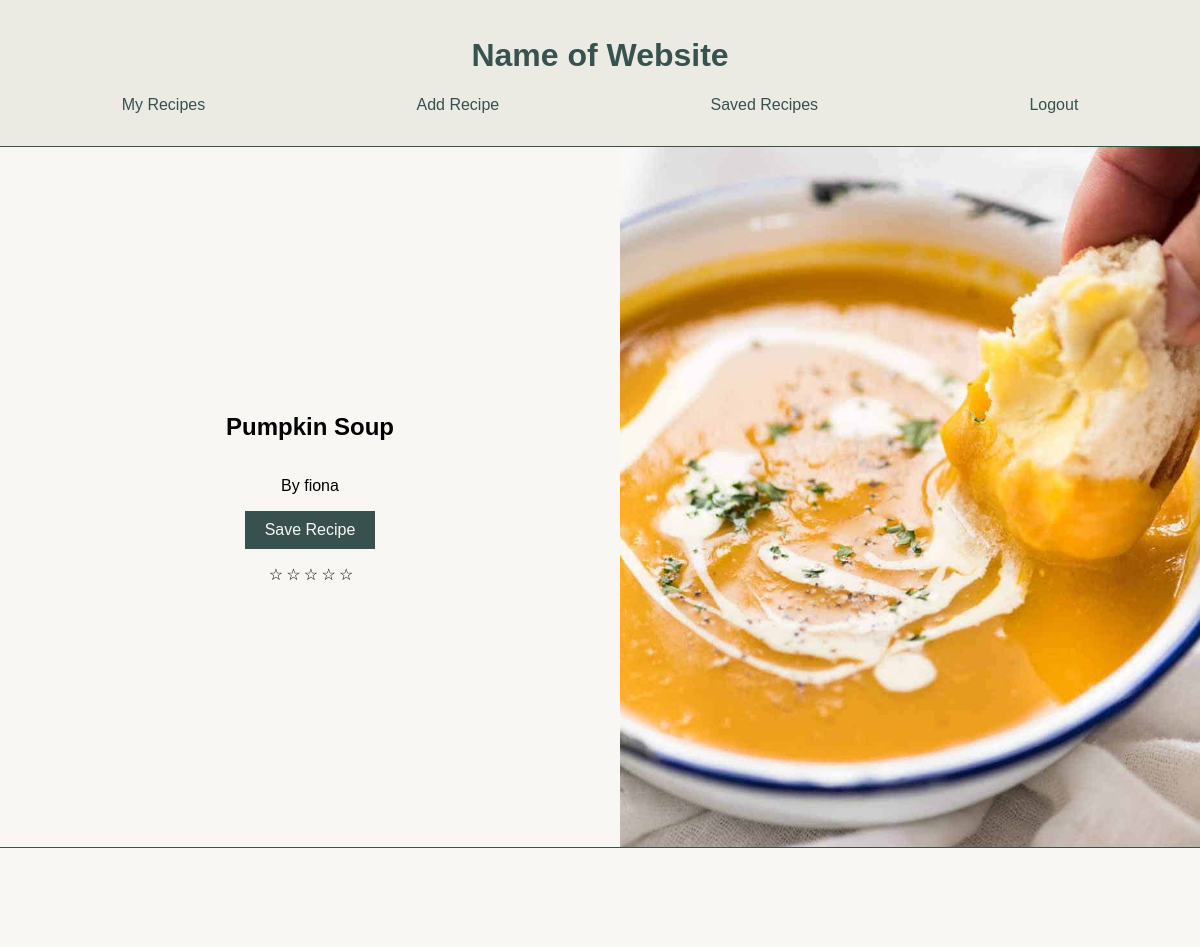
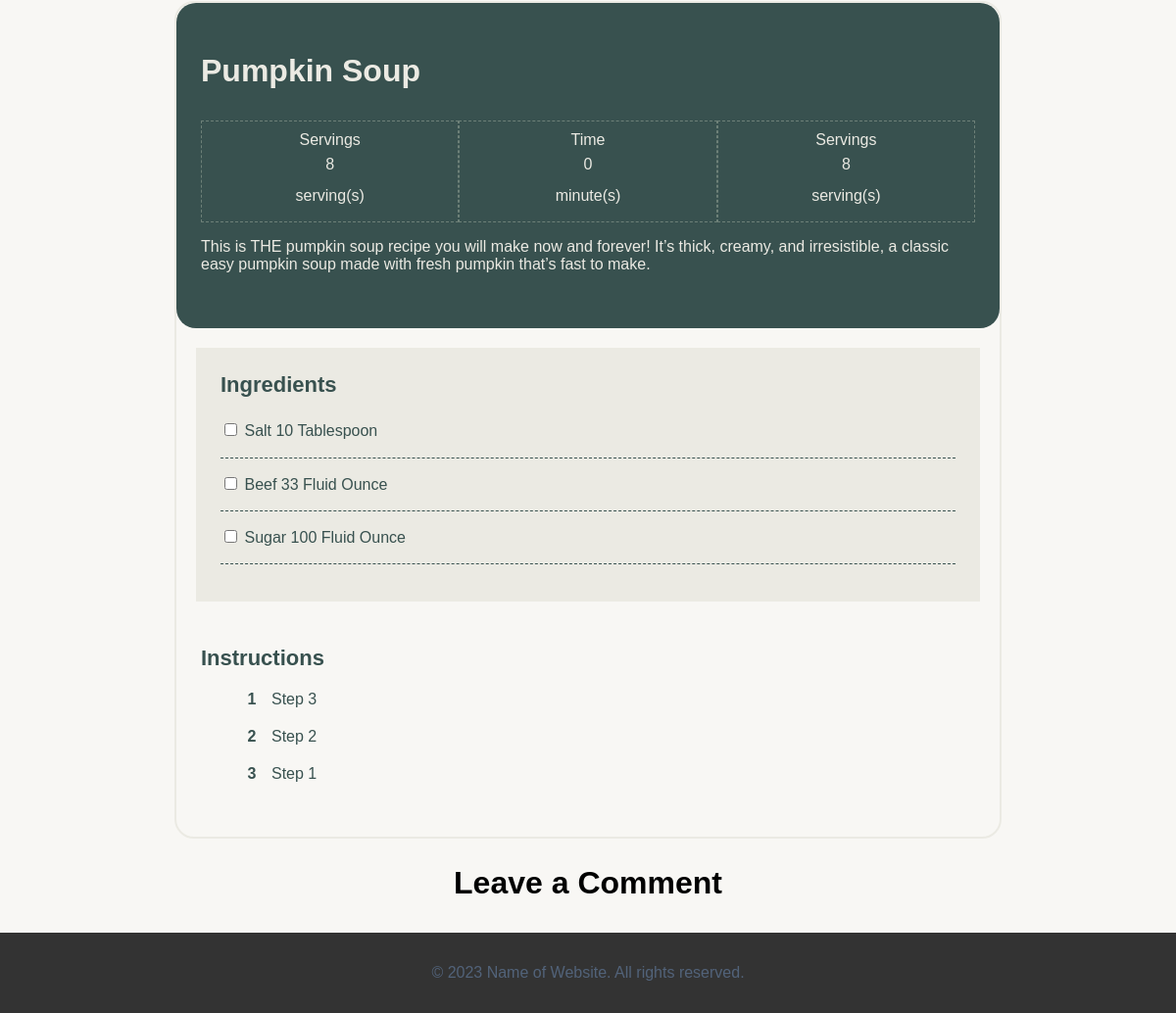
The app's page /recipe/1625170267 (signed in) with its own data (2 pictures, top to bottom).
### recipemain/model.py (models this page shows)
class Recipe(db.Model):
    id = db.Column(db.Integer, default=lambda: uuid.uuid4().int >> (128 - 32), primary_key=True)
    title = db.Column(db.String(64), nullable=False)
    description = db.Column(db.Text, nullable=False)
    time = db.Column(db.Integer, nullable=False) # seconds
    persons = db.Column(db.Integer, nullable=False)
    is_saved = db.Column(db.Boolean, default=False)
    user_id = db.Column(db.Integer, db.ForeignKey("user.id"), default=lambda: uuid.uuid4().int >> (128 - 32), nullable=False)
    user = db.relationship('User', back_populates='recipes')
    ingredients = db.relationship('Ingredient', back_populates='recipe')
    q_ingredients = db.relationship('Q_Ingredient', back_populates='recipe')
    steps = db.relationship('Step', back_populates='recipe')
    ratings = db.relationship('Rating', back_populates='recipe')
    photos = db.relationship('Photo', back_populates='recipe')

class User(db.Model, UserMixin):
    id = db.Column(db.Integer, default=lambda: uuid.uuid4().int >> (128 - 32), primary_key=True)
    email = db.Column(db.String(128), unique=False, nullable=False)
    name = db.Column(db.String(64), nullable=False)
    password = db.Column(db.String(100), default='')
    recipes = db.relationship('Recipe', back_populates='user')
    ratings = db.relationship('Rating', back_populates='user')
    photos = db.relationship('Photo', back_populates='user')

class Photo(db.Model):
    id = db.Column(db.Integer, default=lambda: uuid.uuid4().int >> (128 - 32), primary_key=True)
    recipe_id = db.Column(db.Integer, db.ForeignKey("recipe.id"), default=lambda: uuid.uuid4().int >> (128 - 32), nullable=False)
    recipe = db.relationship('Recipe', back_populates='photos')
    user_id = db.Column(db.Integer, db.ForeignKey("user.id"), default=lambda: uuid.uuid4().int >> (128 - 32), nullable=False)
    user = db.relationship('User', back_populates='photos')
    file_extension = db.Column(db.String(8), nullable=False)

class Q_Ingredient(db.Model):
    id = db.Column(db.Integer, default=lambda: uuid.uuid4().int >> (128 - 32), primary_key=True)
    quantity = db.Column(db.Integer)
    units = db.Column(db.Integer)
    ingredient_id = db.Column(db.Integer, db.ForeignKey("ingredient.id"), default=lambda: uuid.uuid4().int >> (128 - 32), nullable=False)
    ingredient = db.relationship('Ingredient', back_populates='q_ingredients')
    recipe_id = db.Column(db.Integer, db.ForeignKey("recipe.id"), default=lambda: uuid.uuid4().int >> (128 - 32), nullable=False)
    recipe = db.relationship('Recipe', back_populates='q_ingredients')

class Ingredient(db.Model):
    id = db.Column(db.Integer, default=lambda: uuid.uuid4().int >> (128 - 32), primary_key=True)
    name = db.Column(db.String(64), nullable=False)
    q_ingredients = db.relationship('Q_Ingredient', back_populates='ingredient')
    recipe_id = db.Column(db.Integer, db.ForeignKey("recipe.id"), default=lambda: uuid.uuid4().int >> (128 - 32), nullable=False)
    recipe = db.relationship('Recipe', back_populates='ingredients')

class Step(db.Model):
    id = db.Column(db.Integer, default=lambda: uuid.uuid4().int >> (128 - 32), primary_key=True)
    text = db.Column(db.String(512), nullable=False)
    position = db.Column(db.Enum)
    recipe_id = db.Column(db.Integer, db.ForeignKey("recipe.id"), default=lambda: uuid.uuid4().int >> (128 - 32), nullable=False)
    recipe = db.relationship('Recipe', back_populates='steps')

### recipemain/main.py (the view)
@bp.route('/recipe/<string:recipe_id>')
@flask_login.login_required
def recipe(recipe_id):
    recipe = model.Recipe.query.filter_by(id=str(recipe_id)).first()
    if recipe:
        rating = model.Rating.query.filter_by(recipe_id=str(recipe_id)).first()
        return render_template("main/recipe_info.html", recipe=recipe, rating=rating)
    else:
        abort(400, f"Recipe with id {recipe_id} not found")

### recipemain/__init__.py (called while the page is built)
def create_app(test_config=None):
    app = Flask(__name__)
    app.config["SECRET_KEY"] = "93220d9b340cf9a6c39bac99cce7daf220167498f91fa"
    app.config["SQLALCHEMY_DATABASE_URI"] = "sqlite:///recipemain.db"
    migrate = Migrate(app, db)
    login_manager = LoginManager()
    login_manager.login_view = 'auth.login'
    login_manager.init_app(app)
    from . import model
    @login_manager.user_loader
    def load_user(user_id):
        return db.session.get(model.User, int(user_id))
    from . import main
    from . import auth
    db.init_app(app)
    app.register_blueprint(auth.bp)
    app.register_blueprint(main.bp)
    return app

### recipemain/templates/main/recipe_info.html (shortened to what this page needs)
<body>
    {% extends 'base.html' %}
    {% block content %}
    <div class="recipe-container">
            <div class="recipe-header">
                <div class="left-half">
                    <div class="left-half-content">
                        <h1>{{ recipe.title }}</h1>
                        <p>By {{recipe.user.name}}</p>
                        <form action="{{ url_for('main.save_recipe_post', recipe_id=recipe.id) }}" method="POST" >
                            <button class="save-button" type="submit" name="save">Save Recipe</button>
                        </form>
                        <div class="rating-container">
                            <form id="ratingForm" action="{{ url_for('main.submit_rating_post', recipe_id=recipe.id) }}" method="POST">
                                <div class="rating">
                                    <label for="star5" >☆</label>
                                    <label for="star4" >☆</label>
                                    <label for="star3" >☆</label>
                                    <label for="star2" >☆</label>
                                    <label for="star1" >☆</label>
                                </div>
                            </form>
                          </div>
                    </div>
                </div>
                <div class="right-half">
                    <img class="info-page-img" src="{{ url_for('static', filename='../static/photos/photo-' ~ recipe.photos[0].id ~ '.jpg') }}" height="500">
                </div>
            </div>
            <div class="recipe-content">
                <div class="recipe-content-header">
                    <div class="recipe-content-heading">
                        <h2 id="recipe-content-title">{{recipe.title}}</h2>
                    </div>
                    <div class="recipe-content-details">
                        <div class="detail-items">
                            <div class="detail-items detail-item">
                                <span class="detail-item-label">Servings</span>
                                <span class="detail-item-value">{{ recipe.persons }}</span>
                                <span class="detail-item-units">serving(s)</span>
                            </div>
                            <div class="detail-items detail-item">
                                <span class="detail-item-label">Time</span>
                                <span class="detail-item-value">{{ recipe.time // 60 }}</span>
                                <span class="detail-item-units">minute(s)</span>
                            </div>
                            <div class="detail-items detail-item">
                                <span class="detail-item-label">Servings</span>
                                <span class="detail-item-value">{{ recipe.persons }}</span>
                                <span class="detail-item-units">serving(s)</span>
                            </div>
                        </div>
                        <p class="recipe-content-summary">{{ recipe.description }}</p>
                    </div>
                </div>
                <div class="recipe-content-ingredients">
                    <h2 class="ingredients-title">Ingredients</h2>
                    <div class="ingredients-list">
                        {% for ingredient in recipe.q_ingredients %}
                            <div class="ingredient-item">
                                <input class="form-check-input" type="checkbox" value="{{ ingredient.id }}" id="flexCheck{{ loop.index }}">
                                <label class="form-check-label" for="flexCheck{{ loop.index }}">
                                    {{ ingredient.ingredient.name }} {{ ingredient.quantity }} {{ ingredient.units }}
                                </label>
                            </div>
                        {% endfor %}
                    </div>
                </div>
                <div class="recipe-content-instructions">
                    <h2 class="instructions-title">Instructions</h2>
                    <ul class="instructions-list">
                        {% for step in recipe.steps %}
                        <li class="instructions-item">
                            <div class="instruction-text">
                                <span>{{ step.text }}</span>
                            </div>
                        </li>
                        {% endfor %}
                    </ul>
                </div>
            </div>
            <div class="recipe-comments">
                <h2 class="comments-title">Leave a Comment</h2>
            </div>
    </div>
    {% endblock %}

### records on screen
Recipe: title "Pumpkin Soup", persons "8", time "0", description "This is THE pumpkin soup recipe you will make now and forever! It’s thick, creamy, and irresistible, a classic easy pumpkin soup made with fresh pumpkin that’s fast to make."
User: user.name "fiona"
Photo: id (picture)
Q_Ingredient: ingredient.name "Salt", quantity "10", units "Tablespoon"
Q_Ingredient: ingredient.name "Beef", quantity "33", units "Fluid Ounce"
Q_Ingredient: ingredient.name "Sugar", quantity "100", units "Fluid Ounce"
Step: text "Step 3"
Step: text "Step 2"
Step: text "Step 1"
